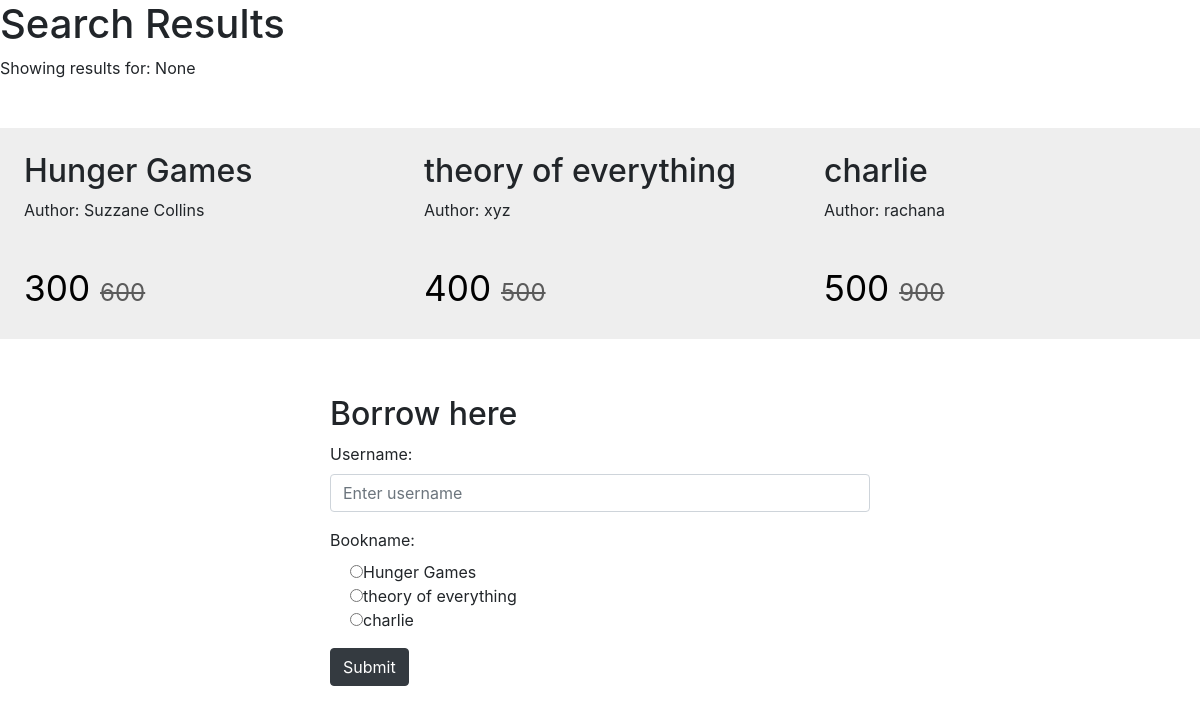
Screenshot of /search with the database file from the repository.
### app.py (models this page shows, shortened)
class Book(db.Model):
    id = db.Column(db.Integer)
    bookname = db.Column(db.String(100), primary_key=True)
    price = db.Column(db.String(6))
    originalprice = db.Column(db.String(6))
    author = db.Column(db.String(100), nullable=False)

### app.py (the view)
@app.route('/search', methods=['GET'])
def search():
    query = request.args.get('query')
    if query:
        books = Book.query.filter(or_(Book.bookname.ilike(f"%{query}%"), Book.author.ilike(f"%{query}%"))).all()
    else:
        books = Book.query.all()
    return render_template('search_results.html', books=books, query=query)

### templates/search_results.html (shortened to what this page needs)
<!DOCTYPE html>
<html lang="en">
<head>
    <link rel="stylesheet" href="https://cdn.jsdelivr.net/npm/bootstrap@4.6.2/dist/css/bootstrap.min.css">
</head>
<body>
    <h1>Search Results</h1>
    <p>Showing results for: {{ query }}</p>
    <section class="featured" >
        <div class="swiper featured-slider">
        <div class="swiper-wrapper">
            {% for book in books %}
            <div class="swiper-slide box">
            <div class="content">
                <h2>{{ book.bookname }}</h2>
                <p>Author: {{ book.author }}</p>
                <div class="price">{{ book.price }} <span>{{ book.originalprice }}</span></div>
            </div>
            </div>
            {% endfor %}
        </div>
        </div>
     </section>
     <section class="borrow" id="borrow">
        <div class="container">
            <div class=" row justify-content-center">
                <div class="col-sm-6 mt-4">
                    <h2>Borrow here</h2>
                    <form action="/borrowbook" method="POST">
                        <div class="form-group">
                        <label for="username">Username:</label>
                        <input type="text" class="form-control" id="username" placeholder="Enter username" name="username">
                        </div>
                        <div class="form-group">
                            <label>Bookname:</label>
                            {% for book in books %}
                            <div class="form-check">
                                <input type="radio" id="bookname" name="bookname" value="{{book.bookname}}">{{book.bookname}}
                            </div>
                            {% endfor %}
                        </div>
                        <button type="submit" class="btn btn-dark">Submit</button>
                    </form>
                </div>
            </div>
        </div>
    </section>
</body>
</html>

### templates/search_results.html (style rules this page uses)
.featured .featured-slider .box { justify-content: center; width: 25rem; margin: 2rem 0; overflow: hidden; }
.featured .featured-slider .box .content { background: #eee; padding: 1.5rem; }
.featured .featured-slider .box .price { font-size: 2.2rem; padding-top: 1.5rem; color: black; }
.featured .featured-slider .box .content .price span { font-size: 1.5rem; text-decoration: line-through; color:rgb(91, 91, 91); }
.swiper-slide { float: left; }

### rows the page displays
Book: bookname "Hunger Games", author "Suzzane Collins", price "300", originalprice "600"
Book: bookname "theory of everything", author "xyz", price "400", originalprice "500"
Book: bookname "charlie", author "rachana", price "500", originalprice "900"

### other values shown
{{ query }} "None"
